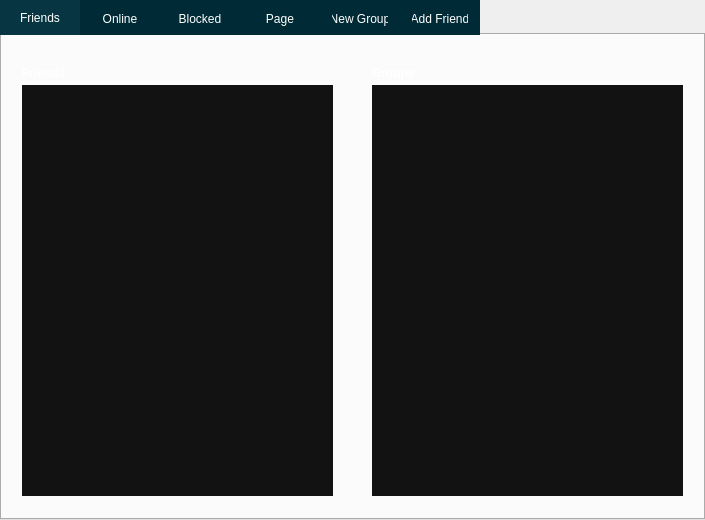
<?xml version="1.0" encoding="UTF-8"?>
<ui version="4.0">
 <class>TabHome</class>
 <widget class="QTabWidget" name="TabHome">
  <property name="geometry">
   <rect>
    <x>0</x>
    <y>0</y>
    <width>705</width>
    <height>520</height>
   </rect>
  </property>
  <property name="windowTitle">
   <string>TabHome</string>
  </property>
  <property name="styleSheet">
   <string notr="true">QTabBar::tab {
  size: 20px;
  color: white; 
  background: rgb(0,43,54); 
  width: 80px;
  height: 35px;
  font.bold: true;
} 

QTabBar::tab:selected { 
  background: rgb(7,54,66); 
font.bold: true;
}

 QTabBar::tab:disabled {
    width: 320px;
    color: transparent;
    background: transparent;
 }
</string>
  </property>
  <property name="currentIndex">
   <number>0</number>
  </property>
  <widget class="QWidget" name="tabFriends">
   <attribute name="title">
    <string>Friends</string>
   </attribute>
   <widget class="QScrollArea" name="scrollArea">
    <property name="geometry">
     <rect>
      <x>20</x>
      <y>50</y>
      <width>311</width>
      <height>411</height>
     </rect>
    </property>
    <property name="styleSheet">
     <string notr="true">background: #121212;
border: none</string>
    </property>
    <property name="widgetResizable">
     <bool>true</bool>
    </property>
    <widget class="QWidget" name="scrollAreaWidgetContents_4">
     <property name="geometry">
      <rect>
       <x>0</x>
       <y>0</y>
       <width>311</width>
       <height>411</height>
      </rect>
     </property>
    </widget>
   </widget>
   <widget class="QScrollArea" name="scrollArea_2">
    <property name="geometry">
     <rect>
      <x>370</x>
      <y>50</y>
      <width>311</width>
      <height>411</height>
     </rect>
    </property>
    <property name="styleSheet">
     <string notr="true">background: #121212;
border: none</string>
    </property>
    <property name="widgetResizable">
     <bool>true</bool>
    </property>
    <widget class="QWidget" name="scrollAreaWidgetContents_5">
     <property name="geometry">
      <rect>
       <x>0</x>
       <y>0</y>
       <width>311</width>
       <height>411</height>
      </rect>
     </property>
    </widget>
   </widget>
   <widget class="QLabel" name="label_3">
    <property name="geometry">
     <rect>
      <x>20</x>
      <y>30</y>
      <width>121</width>
      <height>16</height>
     </rect>
    </property>
    <property name="font">
     <font>
      <family>Segoe UI</family>
      <pointsize>9</pointsize>
      <weight>75</weight>
      <bold>true</bold>
     </font>
    </property>
    <property name="styleSheet">
     <string notr="true">color: white
</string>
    </property>
    <property name="text">
     <string>Friends</string>
    </property>
   </widget>
   <widget class="QLabel" name="label_4">
    <property name="geometry">
     <rect>
      <x>370</x>
      <y>30</y>
      <width>121</width>
      <height>16</height>
     </rect>
    </property>
    <property name="font">
     <font>
      <family>Segoe UI</family>
      <pointsize>9</pointsize>
      <weight>75</weight>
      <bold>true</bold>
     </font>
    </property>
    <property name="styleSheet">
     <string notr="true">color: white
</string>
    </property>
    <property name="text">
     <string>Groups</string>
    </property>
   </widget>
  </widget>
  <widget class="QWidget" name="tabOnline">
   <attribute name="title">
    <string>Online</string>
   </attribute>
  </widget>
  <widget class="QWidget" name="tabBlock">
   <attribute name="title">
    <string>Blocked</string>
   </attribute>
  </widget>
  <widget class="QWidget" name="tab_4">
   <attribute name="title">
    <string>Page</string>
   </attribute>
  </widget>
  <widget class="QWidget" name="tabNewGroup">
   <attribute name="title">
    <string>New Group</string>
   </attribute>
  </widget>
  <widget class="QWidget" name="tabAddFriend">
   <attribute name="title">
    <string>Add Friend</string>
   </attribute>
   <widget class="QLabel" name="label">
    <property name="geometry">
     <rect>
      <x>20</x>
      <y>30</y>
      <width>121</width>
      <height>16</height>
     </rect>
    </property>
    <property name="font">
     <font>
      <family>Segoe UI</family>
      <pointsize>9</pointsize>
      <weight>75</weight>
      <bold>true</bold>
     </font>
    </property>
    <property name="styleSheet">
     <string notr="true">color: white
</string>
    </property>
    <property name="text">
     <string>Friend Requests</string>
    </property>
   </widget>
   <widget class="QLabel" name="label_2">
    <property name="geometry">
     <rect>
      <x>20</x>
      <y>250</y>
      <width>121</width>
      <height>16</height>
     </rect>
    </property>
    <property name="font">
     <font>
      <family>Segoe UI</family>
      <pointsize>9</pointsize>
      <weight>75</weight>
      <bold>true</bold>
     </font>
    </property>
    <property name="styleSheet">
     <string notr="true">color:white
</string>
    </property>
    <property name="text">
     <string>Waiting Accepted</string>
    </property>
   </widget>
   <widget class="QScrollArea" name="scrollWA">
    <property name="geometry">
     <rect>
      <x>20</x>
      <y>270</y>
      <width>391</width>
      <height>191</height>
     </rect>
    </property>
    <property name="styleSheet">
     <string notr="true">background: #121212;
border: none</string>
    </property>
    <property name="widgetResizable">
     <bool>true</bool>
    </property>
    <widget class="QWidget" name="scrollAreaWidgetContents_2">
     <property name="geometry">
      <rect>
       <x>0</x>
       <y>0</y>
       <width>391</width>
       <height>191</height>
      </rect>
     </property>
    </widget>
   </widget>
   <widget class="QLineEdit" name="lineEdit">
    <property name="geometry">
     <rect>
      <x>440</x>
      <y>20</y>
      <width>191</width>
      <height>20</height>
     </rect>
    </property>
   </widget>
   <widget class="QPushButton" name="pushButton">
    <property name="geometry">
     <rect>
      <x>640</x>
      <y>20</y>
      <width>41</width>
      <height>23</height>
     </rect>
    </property>
    <property name="styleSheet">
     <string notr="true">color: white
</string>
    </property>
    <property name="text">
     <string>Find</string>
    </property>
   </widget>
   <widget class="QListWidget" name="listFR">
    <property name="geometry">
     <rect>
      <x>20</x>
      <y>50</y>
      <width>391</width>
      <height>191</height>
     </rect>
    </property>
    <property name="styleSheet">
     <string notr="true">background: #121212;
border: none</string>
    </property>
   </widget>
   <widget class="QListWidget" name="listWidget">
    <property name="geometry">
     <rect>
      <x>445</x>
      <y>50</y>
      <width>231</width>
      <height>411</height>
     </rect>
    </property>
    <property name="styleSheet">
     <string notr="true">background: #121212;
border: none</string>
    </property>
   </widget>
  </widget>
 </widget>
 <layoutdefault spacing="6" margin="11"/>
 <resources/>
 <connections/>
</ui>
